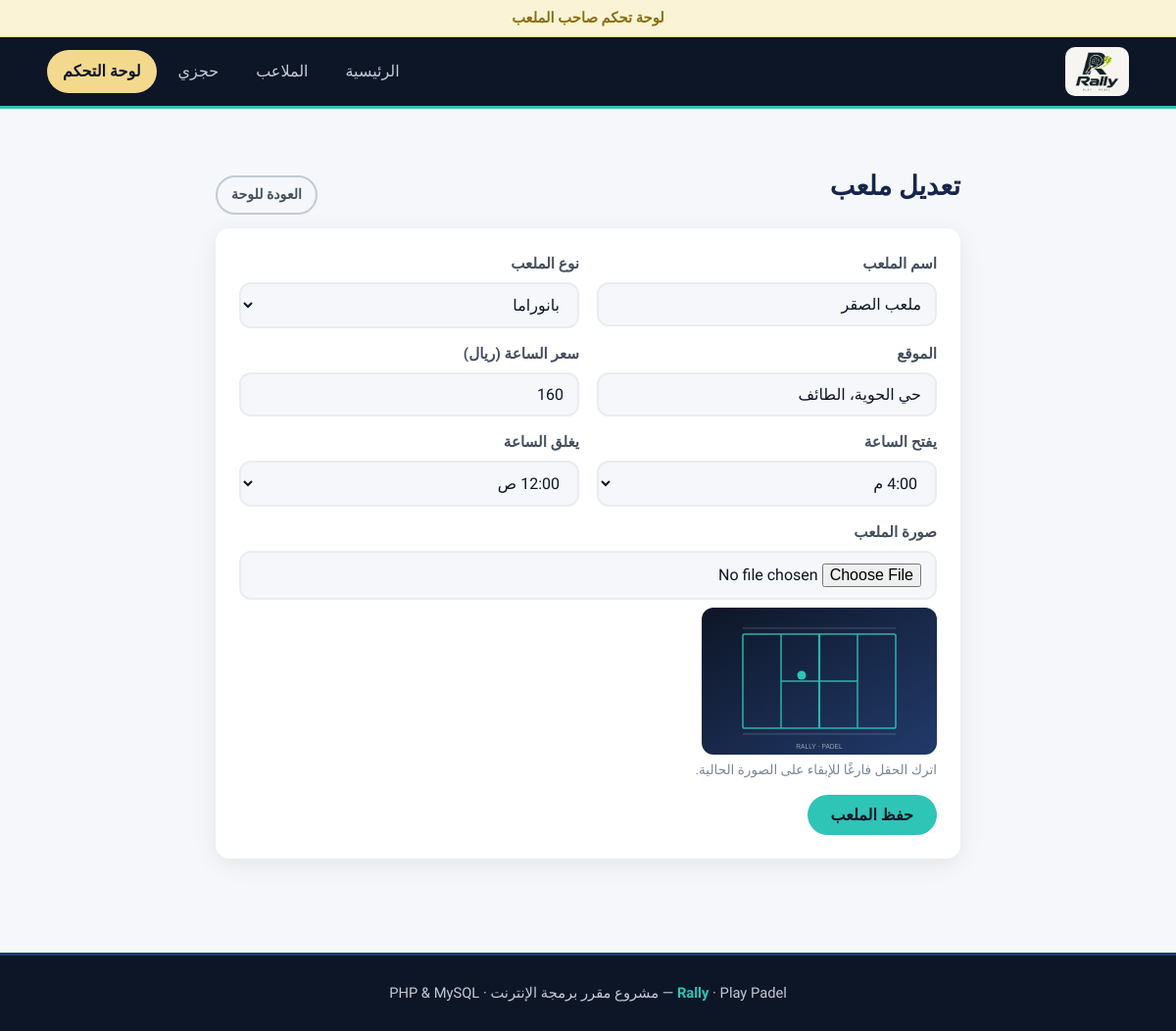
The app's page /admin/court_form.php?id=1 with its own data.
### tables this page shows
CREATE TABLE courts (
  id INT AUTO_INCREMENT PRIMARY KEY,
  name VARCHAR(100) NOT NULL,
  type VARCHAR(20) NOT NULL,
  location VARCHAR(150) NOT NULL,
  image VARCHAR(150) NOT NULL,
  price_hour INT NOT NULL,
  open_hour INT NOT NULL,
  close_hour INT NOT NULL
);

### config.php (called while the page is built, shortened)
<?php
function hourLabel($h) {
  $h = $h % 24;
  if ($h >= 12) { $ampm = "م"; } else { $ampm = "ص"; }
  $x = $h % 12;
  if ($x == 0) { $x = 12; }
  return $x . ":00 " . $ampm;
}
$courtTypes = array("بانوراما", "داخلي", "خارجي");
?>

### admin/court_form.php (the view, shortened to what this page needs)
<?php
include "../config.php";
$id = 0;
if (isset($_GET['id'])) { $id = intval($_GET['id']); }
$court = array("name" => "", "type" => "داخلي", "location" => "", "image" => "", "price_hour" => "", "open_hour" => 16, "close_hour" => 24);
if ($id > 0) {
  $r = mysqli_query($conn, "SELECT * FROM courts WHERE id=$id");
  if (mysqli_num_rows($r) > 0) {
    $court = mysqli_fetch_assoc($r);
  } else {
    $id = 0;
  }
}
if ($id > 0) { $pageTitle = "تعديل ملعب"; } else { $pageTitle = "إضافة ملعب"; }
include "../header.php";
?>
<section class="section">
  <div class="container" style="max-width:760px">
    <div class="title-row" style="margin-bottom:14px">
      <h2 class="section-title"><?php echo $pageTitle; ?></h2>
      <a href="index.php" class="btn btn-outline btn-sm">العودة للوحة</a>
    </div>
    <div class="panel">
      <form method="post" enctype="multipart/form-data" action="court_form.php<?php if ($id > 0) echo '?id=' . $id; ?>">
        <div class="form-grid">
          <div class="form-group">
            <label for="name">اسم الملعب</label>
            <input type="text" name="name" id="name" value="<?php echo htmlspecialchars($court['name']); ?>" required>
          </div>
          <div class="form-group">
            <label for="type">نوع الملعب</label>
            <select name="type" id="type">
              <?php foreach ($courtTypes as $t) { ?>
                <option value="<?php echo $t; ?>" <?php if ($court['type'] == $t) echo "selected"; ?>><?php echo $t; ?></option>
              <?php } ?>
            </select>
          </div>
          <div class="form-group">
            <label for="location">الموقع</label>
            <input type="text" name="location" id="location" value="<?php echo htmlspecialchars($court['location']); ?>" placeholder="الحي، المدينة" required>
          </div>
          <div class="form-group">
            <label for="price_hour">سعر الساعة (ريال)</label>
            <input type="number" name="price_hour" id="price_hour" min="1" value="<?php echo $court['price_hour']; ?>" required>
          </div>
          <div class="form-group">
            <label for="open_hour">يفتح الساعة</label>
            <select name="open_hour" id="open_hour">
              <?php for ($h = 0; $h <= 23; $h++) { ?>
                <option value="<?php echo $h; ?>" <?php if ($court['open_hour'] == $h) echo "selected"; ?>><?php echo hourLabel($h); ?></option>
              <?php } ?>
            </select>
          </div>
          <div class="form-group">
            <label for="close_hour">يغلق الساعة</label>
            <select name="close_hour" id="close_hour">
              <?php for ($h = 1; $h <= 24; $h++) { ?>
                <option value="<?php echo $h; ?>" <?php if ($court['close_hour'] == $h) echo "selected"; ?>><?php echo hourLabel($h); ?></option>
              <?php } ?>
            </select>
          </div>
        </div>
        <div class="form-group">
          <label for="image">صورة الملعب</label>
          <input type="file" name="image" id="image" accept=".jpg,.jpeg,.png,.webp">
          <?php if ($court['image'] != "") { ?>
            <img class="preview-img" src="../images/courts/<?php echo $court['image']; ?>" alt="">
            <div class="hint">اترك الحقل فارغًا للإبقاء على الصورة الحالية.</div>
          <?php } ?>
        </div>
        <button type="submit" class="btn btn-primary">حفظ الملعب</button>
      </form>
    </div>
  </div>
</section>
<?php include "../footer.php"; ?>

### css/style.css (style rules this page uses)
:root { --ink: #0D1626; --navy: #16264A; --navy-2: #223A6B; --blue: #3B6FB6; --sky: #DCE9F8; --tiffany: #2EC4B6; --tiffany-dark: #178C81; --tiffany-soft: #DDF5F2; --yellow: #F2D98D; --yellow-soft: #FBF3D5; --yellow-dark: #8A6D12; --g50: #F5F7FA; --g100: #E9EDF2; --g300: #C3CBD6; --g500: #7B8696; --g700: #444F5E; --red-soft: #FBE4E4; --red: #B3372F; --radius: 14px; --shadow: 0 6px 24px rgba(13, 22, 38, .08); }
* { box-sizing: border-box; margin: 0; padding: 0; }
html { scroll-behavior: smooth; }
body { font-family: "Tajawal", "Segoe UI", Tahoma, sans-serif; background: var(--g50); color: var(--ink); line-height: 1.7; direction: rtl; }
a { color: inherit; text-decoration: none; }
img { max-width: 100%; display: block; }
.container { width: min(1120px, 92%); margin: 0 auto; }
.btn { display: inline-block; border: 0; cursor: pointer; font-family: inherit; font-size: 1rem; font-weight: 700; padding: 11px 24px; border-radius: 999px; transition: .2s; text-align: center; }
.btn-primary { background: var(--tiffany); color: var(--ink); }
.btn-outline { background: transparent; border: 2px solid var(--g300); color: var(--g700); }
.btn-sm { padding: 6px 14px; font-size: .88rem; }
.section { padding: 56px 0; }
.section-title { font-size: 1.7rem; margin-bottom: 6px; color: var(--navy); }
.title-row { display: flex; justify-content: space-between; align-items: end; gap: 12px; flex-wrap: wrap; }
.panel { background: #fff; border-radius: var(--radius); box-shadow: var(--shadow); padding: 24px; }
.form-group { margin-bottom: 14px; }
label { display: block; font-weight: 700; margin-bottom: 5px; color: var(--g700); font-size: .95rem; }
input[type=text], input[type=number], input[type=tel], input[type=date], select, input[type=file] { width: 100%; padding: 11px 14px; border: 2px solid var(--g100); border-radius: 12px; font-family: inherit; font-size: 1rem; background: var(--g50); color: var(--ink); }
.hint { font-size: .85rem; color: var(--g500); margin-top: 4px; }
.form-grid { display: grid; grid-template-columns: 1fr 1fr; gap: 0 18px; }
.preview-img { max-height: 150px; border-radius: 12px; margin-top: 8px; }
body { overflow-x: hidden; }

### records on screen
courts: name "ملعب الصقر", type "بانوراما", location "حي الحوية، الطائف", price_hour "160", open_hour "4:00 م", close_hour "12:00 ص", image (picture)

### other values on screen
$pageTitle "تعديل ملعب"
